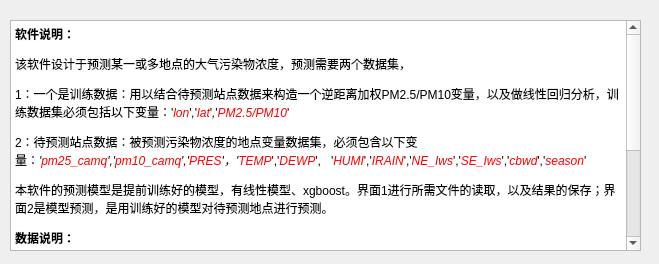
<?xml version="1.0" encoding="UTF-8"?>
<ui version="4.0">
 <class>Dialog</class>
 <widget class="QDialog" name="Dialog">
  <property name="geometry">
   <rect>
    <x>0</x>
    <y>0</y>
    <width>659</width>
    <height>264</height>
   </rect>
  </property>
  <property name="windowTitle">
   <string>Dialog</string>
  </property>
  <widget class="QTextBrowser" name="textBrowser_3">
   <property name="enabled">
    <bool>true</bool>
   </property>
   <property name="geometry">
    <rect>
     <x>10</x>
     <y>20</y>
     <width>631</width>
     <height>231</height>
    </rect>
   </property>
   <property name="font">
    <font>
     <weight>50</weight>
     <bold>false</bold>
     <kerning>true</kerning>
    </font>
   </property>
   <property name="html">
    <string>&lt;!DOCTYPE HTML PUBLIC &quot;-//W3C//DTD HTML 4.0//EN&quot; &quot;http://www.w3.org/TR/REC-html40/strict.dtd&quot;&gt;
&lt;html&gt;&lt;head&gt;&lt;meta name=&quot;qrichtext&quot; content=&quot;1&quot; /&gt;&lt;style type=&quot;text/css&quot;&gt;
p, li { white-space: pre-wrap; }
&lt;/style&gt;&lt;/head&gt;&lt;body style=&quot; font-family:'SimSun'; font-size:9pt; font-weight:400; font-style:normal;&quot;&gt;
&lt;p style=&quot; margin-top:12px; margin-bottom:12px; margin-left:0px; margin-right:0px; -qt-block-indent:0; text-indent:0px;&quot;&gt;&lt;span style=&quot; font-weight:600;&quot;&gt;软件说明：&lt;/span&gt;&lt;/p&gt;
&lt;p style=&quot; margin-top:12px; margin-bottom:12px; margin-left:0px; margin-right:0px; -qt-block-indent:0; text-indent:0px;&quot;&gt;该软件设计于预测某一或多地点的大气污染物浓度，预测需要两个数据集，&lt;/p&gt;
&lt;p style=&quot; margin-top:12px; margin-bottom:12px; margin-left:0px; margin-right:0px; -qt-block-indent:0; text-indent:0px;&quot;&gt;1：一个是训练数据：用以结合待预测站点数据来构造一个逆距离加权PM2.5/PM10变量，以及做线性回归分析，训练数据集必须包括以下变量：'&lt;span style=&quot; font-style:italic; color:#ff0000;&quot;&gt;lon&lt;/span&gt;'&lt;span style=&quot; font-style:italic;&quot;&gt;,&lt;/span&gt;'&lt;span style=&quot; font-style:italic; color:#ff0000;&quot;&gt;lat&lt;/span&gt;'&lt;span style=&quot; font-style:italic;&quot;&gt;,&lt;/span&gt;'&lt;span style=&quot; font-style:italic; color:#ff0000;&quot;&gt;PM2.5/PM10&lt;/span&gt;'&lt;/p&gt;
&lt;p style=&quot; margin-top:12px; margin-bottom:12px; margin-left:0px; margin-right:0px; -qt-block-indent:0; text-indent:0px;&quot;&gt;2：待预测站点数据：被预测污染物浓度的地点变量数据集，必须包含以下变量：&lt;span style=&quot; font-style:italic;&quot;&gt;'&lt;/span&gt;&lt;span style=&quot; font-style:italic; color:#ff0000;&quot;&gt;pm25_camq&lt;/span&gt;&lt;span style=&quot; font-style:italic;&quot;&gt;','&lt;/span&gt;&lt;span style=&quot; font-style:italic; color:#ff0000;&quot;&gt;pm10_camq&lt;/span&gt;&lt;span style=&quot; font-style:italic;&quot;&gt;','&lt;/span&gt;&lt;span style=&quot; font-style:italic; color:#ff0000;&quot;&gt;PRES&lt;/span&gt;&lt;span style=&quot; font-style:italic;&quot;&gt;'，'&lt;/span&gt;&lt;span style=&quot; font-style:italic; color:#ff0000;&quot;&gt;TEMP&lt;/span&gt;','&lt;span style=&quot; font-style:italic; color:#ff0000;&quot;&gt;DEWP&lt;/span&gt;',   '&lt;span style=&quot; font-style:italic; color:#ff0000;&quot;&gt;HUMI&lt;/span&gt;','&lt;span style=&quot; font-style:italic; color:#ff0000;&quot;&gt;IRAIN&lt;/span&gt;','&lt;span style=&quot; font-style:italic; color:#ff0000;&quot;&gt;NE_Iws&lt;/span&gt;','&lt;span style=&quot; font-style:italic; color:#ff0000;&quot;&gt;SE_Iws&lt;/span&gt;','&lt;span style=&quot; font-style:italic; color:#ff0000;&quot;&gt;cbwd&lt;/span&gt;','&lt;span style=&quot; font-style:italic; color:#ff0000;&quot;&gt;season&lt;/span&gt;'&lt;/p&gt;
&lt;p style=&quot; margin-top:12px; margin-bottom:12px; margin-left:0px; margin-right:0px; -qt-block-indent:0; text-indent:0px;&quot;&gt;本软件的预测模型是提前训练好的模型，有线性模型、xgboost。界面1进行所需文件的读取，以及结果的保存；界面2是模型预测，是用训练好的模型对待预测地点进行预测。&lt;/p&gt;
&lt;p style=&quot; margin-top:12px; margin-bottom:12px; margin-left:0px; margin-right:0px; -qt-block-indent:0; text-indent:0px;&quot;&gt;&lt;span style=&quot; font-weight:600;&quot;&gt;数据说明：&lt;/span&gt;&lt;/p&gt;
&lt;p align=&quot;justify&quot; style=&quot; margin-top:12px; margin-bottom:12px; margin-left:0px; margin-right:0px; -qt-block-indent:0; text-indent:0px;&quot;&gt;训练和预测数据里需要有如下变量：&lt;/p&gt;
&lt;p align=&quot;justify&quot; style=&quot; margin-top:12px; margin-bottom:12px; margin-left:0px; margin-right:0px; -qt-block-indent:0; text-indent:0px;&quot;&gt;&lt;span style=&quot; font-style:italic;&quot;&gt;'&lt;/span&gt;&lt;span style=&quot; font-style:italic; color:#ff0000;&quot;&gt;PRES&lt;/span&gt;'(气压),&lt;span style=&quot; font-style:italic;&quot;&gt;'&lt;/span&gt;&lt;span style=&quot; font-style:italic; color:#ff0000;&quot;&gt;TEMP&lt;/span&gt;'(温度),'&lt;span style=&quot; font-style:italic; color:#ff0000;&quot;&gt;DEWP&lt;/span&gt;'(露点温度),'&lt;span style=&quot; font-style:italic; color:#ff0000;&quot;&gt;HUMI&lt;/span&gt;'(湿度),'&lt;span style=&quot; font-style:italic; color:#ff0000;&quot;&gt;IRAIN&lt;/span&gt;'(降雨量),'&lt;span style=&quot; font-style:italic; color:#ff0000;&quot;&gt;pm25_camq&lt;/span&gt;'(camq输出PM2.5),'&lt;span style=&quot; font-style:italic; color:#ff0000;&quot;&gt;pm10_camq&lt;/span&gt;'(camq输出PM10),'&lt;span style=&quot; font-style:italic; color:#ff0000;&quot;&gt;cbwd&lt;/span&gt;'()&lt;/p&gt;
&lt;p align=&quot;justify&quot; style=&quot; margin-top:12px; margin-bottom:12px; margin-left:0px; margin-right:0px; -qt-block-indent:0; text-indent:0px;&quot;&gt;'&lt;span style=&quot; font-style:italic; color:#ff0000;&quot;&gt;NE_Iws&lt;/span&gt;'(NE累计风向下累计风速的日均值),&lt;/p&gt;
&lt;p align=&quot;justify&quot; style=&quot; margin-top:12px; margin-bottom:12px; margin-left:0px; margin-right:0px; -qt-block-indent:0; text-indent:0px;&quot;&gt;'&lt;span style=&quot; font-style:italic; color:#ff0000;&quot;&gt;SE_Iws&lt;/span&gt;'(SE累计风向下累计风速的日均值),&lt;/p&gt;
&lt;p align=&quot;justify&quot; style=&quot; margin-top:12px; margin-bottom:12px; margin-left:0px; margin-right:0px; -qt-block-indent:0; text-indent:0px;&quot;&gt;'&lt;span style=&quot; font-style:italic; color:#ff0000;&quot;&gt;lon&lt;/span&gt;'(经度),'&lt;span style=&quot; font-style:italic; color:#ff0000;&quot;&gt;lat&lt;/span&gt;'(纬度),'&lt;span style=&quot; font-style:italic; color:#ff0000;&quot;&gt;season&lt;/span&gt;'(季节)&lt;/p&gt;&lt;/body&gt;&lt;/html&gt;</string>
   </property>
  </widget>
 </widget>
 <resources/>
 <connections/>
</ui>
